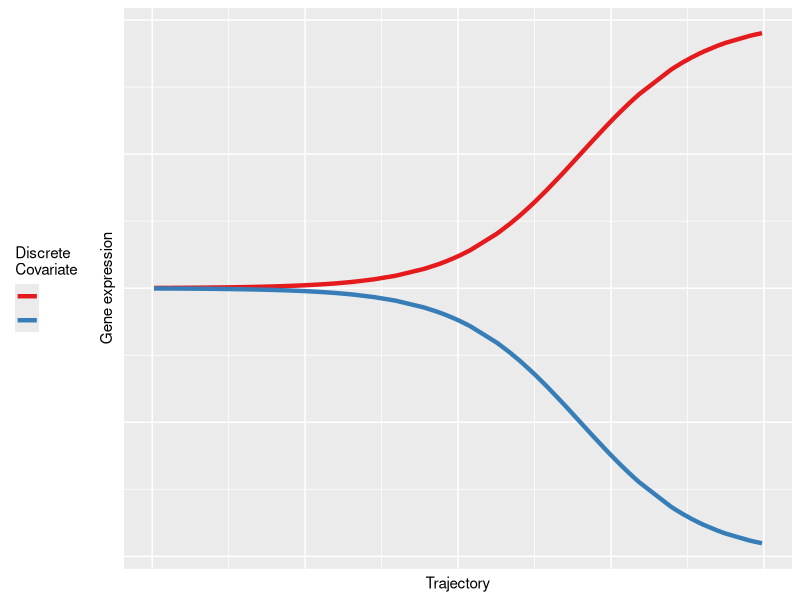
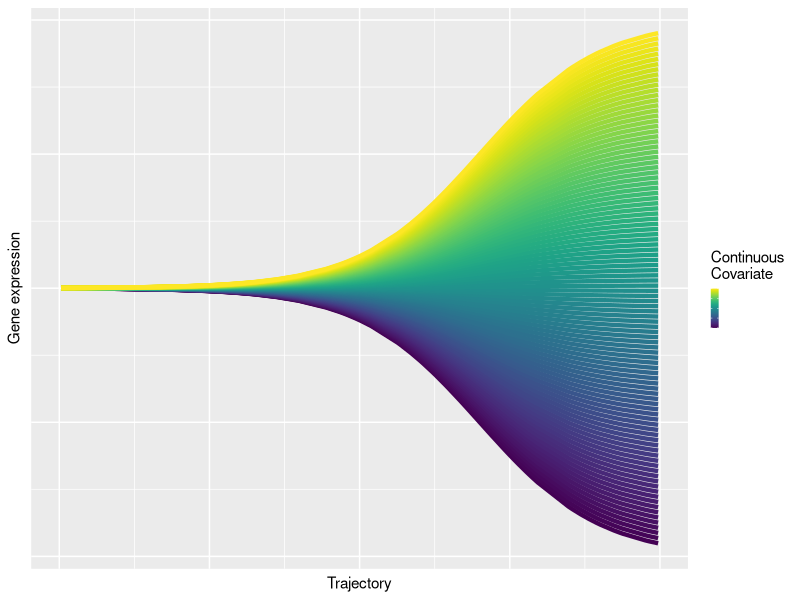
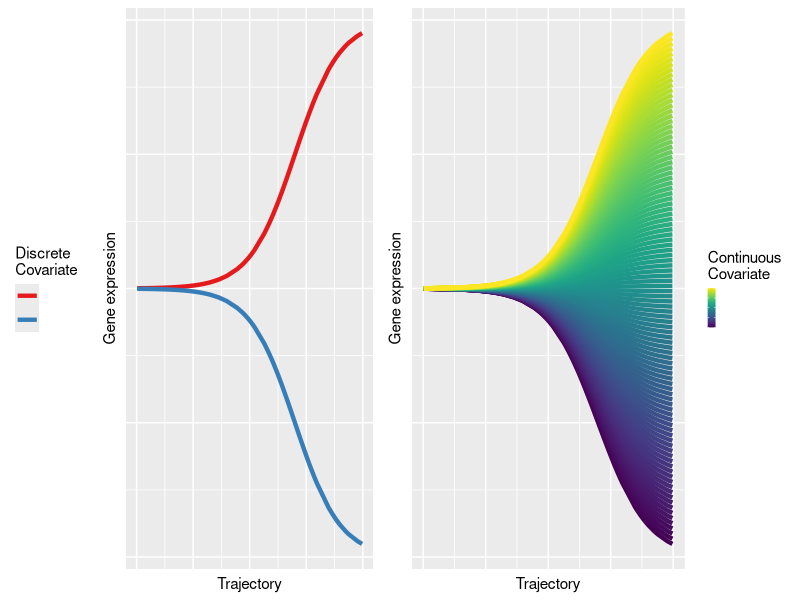
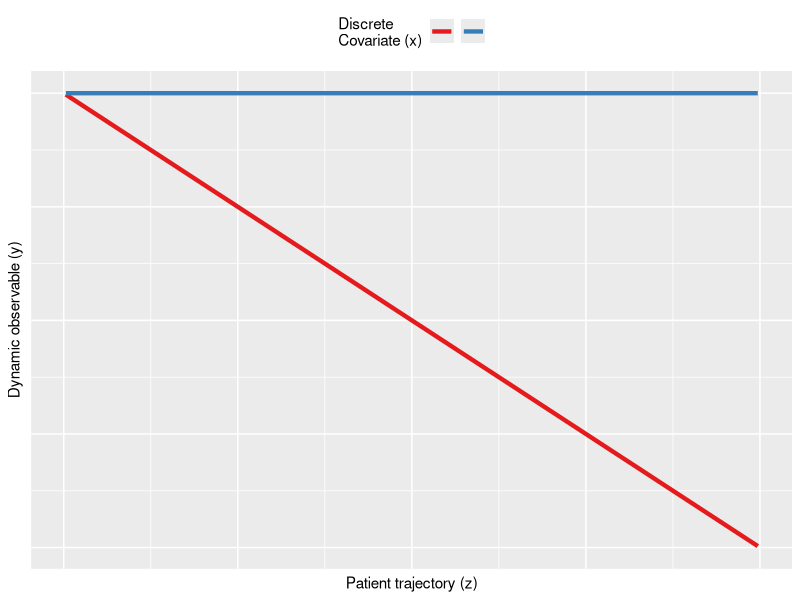
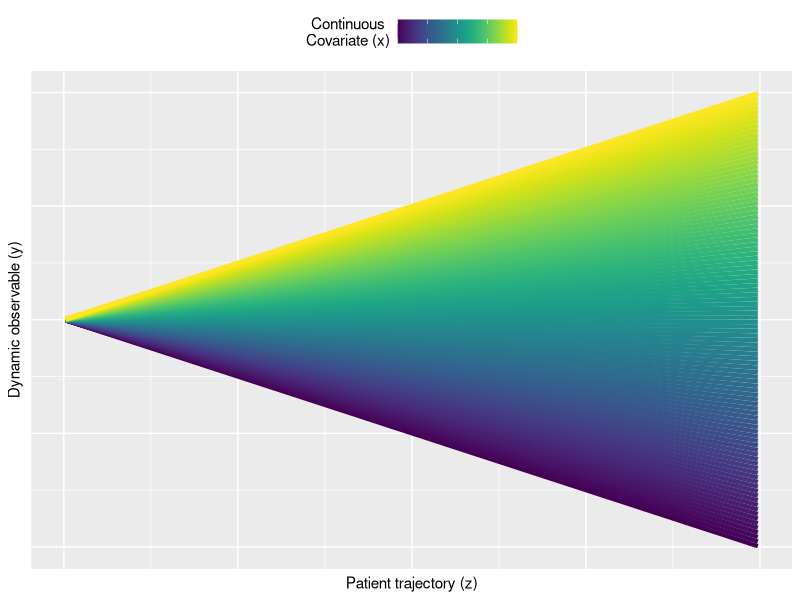
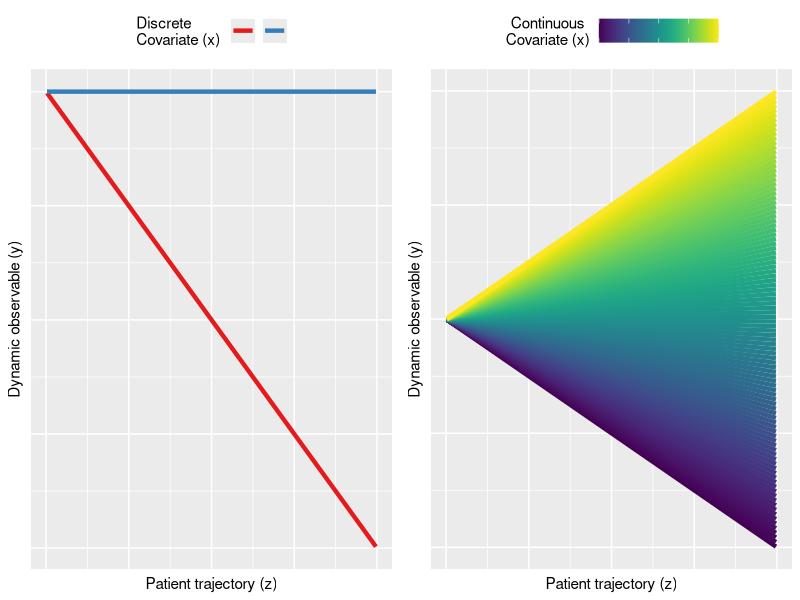
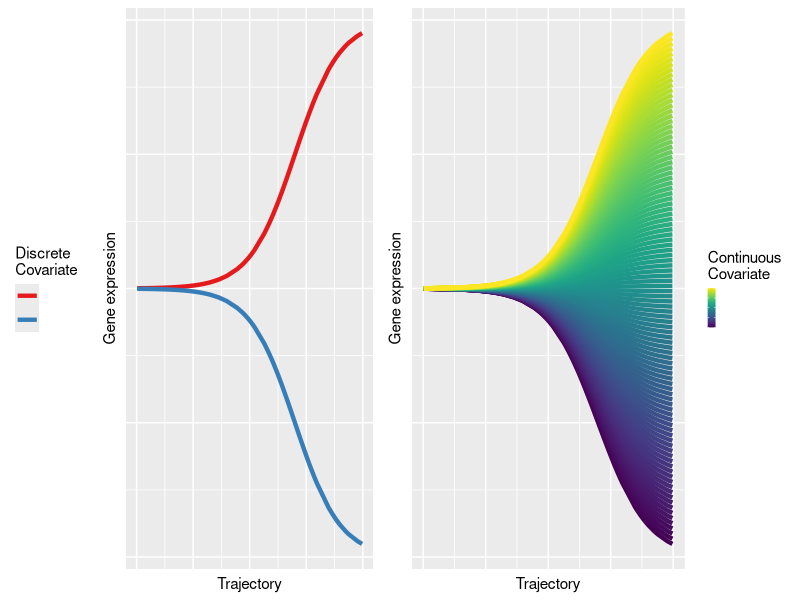

R code for these plots, in order: (Note: this script raises an error after producing the figures.)
library(tidyverse)
library(viridis)
library(cowplot)

sigmoid <- function(pst, mu0, k, t0) 2 * mu0 / (1 + exp(-k*(pst - t0)))
linear <- function(pst, c, k) c + k*pst

N <- 100

pst <- runif(N)


# Discrete case -----------------------------------------------------------

df_discrete_predicted <- data_frame(
  pst = pst,
  x1 = sigmoid(pst, 2, 10, 0.7),
  x2 = sigmoid(pst, -2, 10, 0.7)
)

df_discrete_noise <- mutate(df_discrete_predicted,
                      x1 = rnorm(length(x1), x1, .6),
                      x2 = rnorm(length(x2), x2, .6))

df_pred <- gather(df_discrete_predicted, covariate, y, -pst) %>% arrange(pst)
df_noise <- gather(df_discrete_noise, covariate, y, -pst)


ggplot(df_pred, aes(x = pst, y = y, color = covariate)) +
  #geom_point(data = df_noise, alpha = 0.4) +
  geom_line(size = 1.5) +
  scale_color_brewer(name = "Discrete\nCovariate", palette = "Set1") +
  xlab("Trajectory") + ylab("Gene expression") +
  theme(legend.text = element_blank(), legend.direction = "vertical",
        legend.position = "left", axis.text = element_blank(),
        axis.ticks = element_blank(), axis.title = element_text(size = 11),
        legend.title = element_text(size = 11))

discrete_plot <- last_plot()



# Continuous case ---------------------------------------------------------

mu0 <- seq(-2, 2, length.out = 100)

df_conts <- lapply(mu0, function(m0) {
  data_frame(
    pst = pst,
    y = sigmoid(pst, m0, 10, 0.7),
    mu0 = m0
  )
})

dfc <- bind_rows(df_conts)

# dfc_noise <- mutate(dfc, y = rnorm(length(y), y, .6))

dfc %>% arrange(mu0, pst) %>% 
  ggplot(aes(x = pst, y = y, group = mu0, color = mu0)) +
  # geom_point(data = dfc_noise) +
  geom_line(size = 1.5) + 
  scale_color_viridis(name = "Continuous\nCovariate") +
  theme(legend.text = element_blank(), # legend.direction = "horizontal",
        legend.title = element_text(size = 11),
        legend.position = "right", axis.text = element_blank(),
        axis.ticks = element_blank(), axis.title = element_text(size = 11),
        legend.key.size = unit(.2, "cm")) +
  xlab("Trajectory") + ylab("Gene expression")

continuous_plot = last_plot()

plot_grid(discrete_plot, continuous_plot, rel_widths = c(10, 11))

phenotime_diagram <- last_plot()

# save(phenotime_diagram, file = "../figs/phenotime_diagram.Rdata")
ggsave("../figs/method_diagram.png", width = 9, height = 1.5)



# Linear discrete ---------------------------------------------------------

df_discrete <- data_frame(
  pst = pst,
  x1 = linear(pst, 2, -2),
  x2 = linear(pst, 2, 0)
)

gather(df_discrete, covariate, y, -pst) %>% 
  arrange(pst) %>% 
  ggplot(aes(x = pst, y = y, color = covariate)) +
  geom_line(size = 1.5) +
  scale_color_brewer(name = "Discrete\nCovariate (x)", palette = "Set1") +
  xlab("Patient trajectory (z)") + ylab("Dynamic observable (y)") +
  theme(legend.text = element_blank(), legend.direction = "horizontal",
        legend.position = "top", axis.text = element_blank(),
        axis.ticks = element_blank(), axis.title = element_text(size = 11))

discrete_plot <- last_plot()


# Continuous linear -------------------------------------------------------


ks <- seq(-2, 2, length.out = 100)

df_conts <- lapply(ks, function(k) {
  data_frame(
    pst = pst,
    y = linear(pst, 0, k),
    k = k
  )
})

dfc <- bind_rows(df_conts)

dfc %>% arrange(k, pst) %>% 
  ggplot(aes(x = pst, y = y, group = k, color = k)) +
  geom_line(size = 1.5) + scale_color_viridis(name = "Continuous\nCovariate (x)") +
  theme(legend.text = element_blank(), legend.direction = "horizontal",
        legend.title = element_text(hjust = 0.5),
        legend.position = "top", axis.text = element_blank(),
        axis.ticks = element_blank(), axis.title = element_text(size = 11)) +
  xlab("Patient trajectory (z)") + ylab("Dynamic observable (y)")

continuous_plot = last_plot()

plot_grid(discrete_plot, continuous_plot)

phenotime_diagram_linear <- last_plot()

save(phenotime_diagram_linear, file = "../figs/phenotime_diagram_linear.Rdata")
ggsave("../figs/phenotime_diagram_linear.png", width = 9, height = 3)
  
  